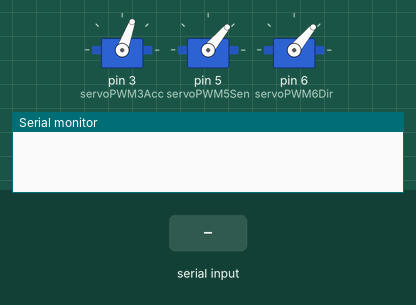
Recording of a sketch running on a simulated Arduino Uno, built with avr-gcc and run on an emulated ATmega328P. Shown: 3 × servo, the last lines printed to the serial monitor. The inputs (shaded band) are chosen by the test bench.

Above: at 1.2 s.
1.3 s: "90,45\n" received over Serial
At 2.8 s:
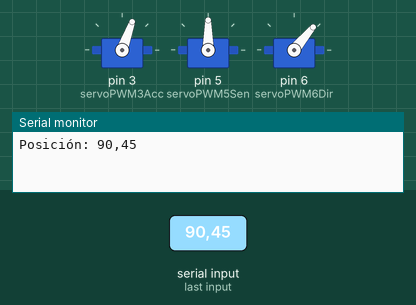
3.8 s: "5\n" received over Serial
At 5.8 s:
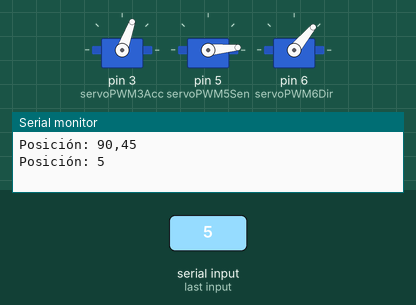
6.3 s: "30,150\n" received over Serial
At 7.9 s:
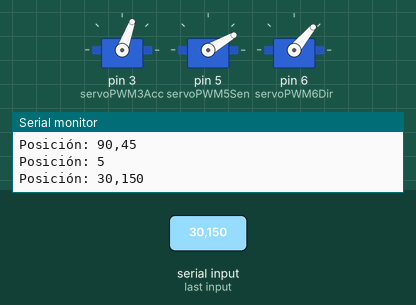
8.8 s: "200\n" received over Serial
At 10.9 s:
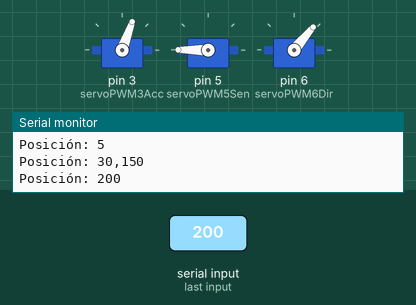
11.3 s: "90\n" received over Serial
At 12.7 s:
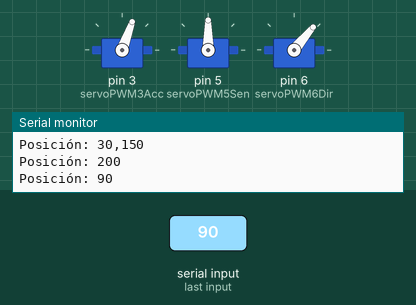
Timing chart, 0 to 14.3 s (numbered marks = the images above; inputs shaded):
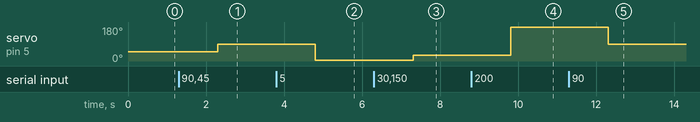

The sketch:

Coche_teledirigido_servo.ino
```cpp
// include the Servo library
#include <Servo.h>

// PWM
Servo servoPWM3Acc;  // servo PWM3 - Control accelerador - 0-90
Servo servoPWM5Sen;  // servo PWM5 - Control sentido - 25 - 60
Servo servoPWM6Dir;  // servo PWM6 - Control dirección - 10 - 70

void setup() {
  //
  servoPWM3Acc.attach(3); // attaches the servo on pin 3 to the servo object
  servoPWM5Sen.attach(5); // attaches the servo on pin 5 to the servo object
  servoPWM6Dir.attach(6); // attaches the servo on pin 6 to the servo object
  //
  pinMode(3, OUTPUT);
  pinMode(5, OUTPUT);
  pinMode(6, OUTPUT);
  //
  servoPWM3Acc.write(70);
  servoPWM5Sen.write(50);
  servoPWM6Dir.write(50);
  // initialize serial communication at 9600 bits per second:
  Serial.begin(9600);
}

void loop() {
  if (Serial.available() > 0) {
    String dada = Serial.readString();
    servoPWM5Sen.write(dada.toInt());
    //servoPWM3Acc.write(dada.toInt());
    //servoPWM6Dir.write(dada.toInt());
    Serial.print("Posición: " + dada);
    delay(15);
  }
}
```

Measured:
- after the input at 1.3 s, servo on pin 5 (servoPWM5Sen): 50° → 90° after 1.0 s
- after the input at 3.8 s, servo on pin 5 (servoPWM5Sen): 90° → 5° after 1.0 s
- after the input at 6.3 s, servo on pin 5 (servoPWM5Sen): 5° → 30° after 1.0 s
- after the input at 8.8 s, servo on pin 5 (servoPWM5Sen): 30° → 180° after 1.0 s
- after the input at 11.3 s, servo on pin 5 (servoPWM5Sen): 180° → 90° after 1.0 s
